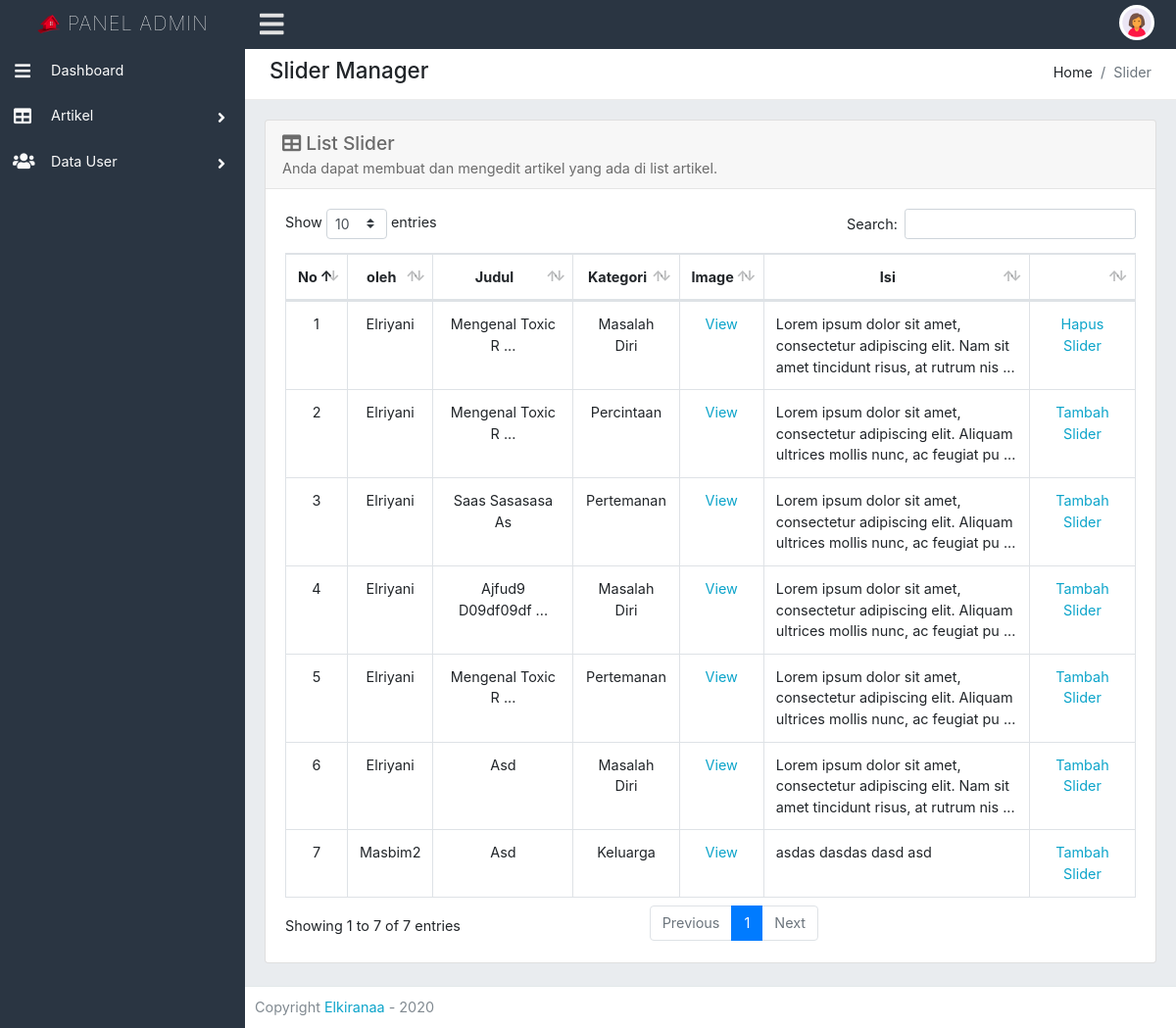
Page /dashboard/admin/slider.php (signed in) on the committed database.
### tables this page shows
CREATE TABLE `tbl_post` (
  `id` int(11) NOT NULL,
  `judul_post` varchar(100) NOT NULL,
  `isi_post` text NOT NULL,
  `gambar_post` varchar(80) NOT NULL,
  `id_kategori` int(11) NOT NULL,
  `id_user` int(11) NOT NULL,
  `status_slider` int(11) NOT NULL,
  `tanggal_post` datetime NOT NULL
);

CREATE TABLE `tbl_user` (
  `id` int(11) NOT NULL,
  `nama_lengkap` varchar(40) NOT NULL,
  `username` varchar(25) NOT NULL,
  `password` varchar(50) NOT NULL,
  `email` varchar(80) NOT NULL,
  `status_user` varchar(25) NOT NULL,
  `image` varchar(50) NOT NULL,
  `status_online` varchar(8) NOT NULL,
  `tanggal_tambah` date NOT NULL
);

CREATE TABLE `tbl_kategori` (
  `id` int(11) NOT NULL,
  `nama_kategori` varchar(30) NOT NULL
);

### sys/core.php (called while the page is built, shortened)
<?php
	function enurl($str){
		$encrypted_string=openssl_encrypt($str,"AES-128-ECB",'encrypt:)');
		return base64_encode($encrypted_string);
	}
?>

### dashboard/admin/slider.php (the view, shortened to what this page needs)
<?php include 'include/header.php'; ?>
<div class="content-page">
   <div class="content">
      <div class="container-fluid">
         <div class="row">
            <div class="col-xl-12">
               <div class="breadcrumb-holder">
                  <h1 class="main-title float-left">Slider Manager</h1>
                  <ol class="breadcrumb float-right">
                     <li class="breadcrumb-item">Home</li>
                     <li class="breadcrumb-item active">Slider</li>
                  </ol>
                  <div class="clearfix"></div>
               </div>
            </div>
         </div>
         <div class="row">
            <div class="col-xs-12 col-sm-12 col-md-12 col-lg-12 col-xl-12">
               <div class="card mb-3">
                  <div class="card-header">
                     <table width="100%">
                        <tr>
                           <td>
                              <h3><i class="fas fa-table"></i> List Slider</h3>
                              Anda dapat membuat dan mengedit artikel yang ada di list artikel.
                           </td>
                        </tr>
                     </table>
                  </div>
                  <div class="card-body">
                     <div class="table-responsive">
                        <table id="table12" class="table table-bordered table-hover display" style="width:100%">
                           <thead>
                              <tr>
                                 <th style="text-align: center;">No</th>
                                 <th style="text-align: center;">oleh</th>
                                 <th style="text-align: center;">Judul</th>
                                 <th style="text-align: center;">Kategori</th>
                                 <th style="text-align: center;">Image</th>
                                 <th style="text-align: center;">Isi</th>
                                 <th style="text-align: center;"></th>
                              </tr>
                           </thead>
                           <tbody>
                              <?php
                                 $no = 0;
                                     $sql = "SELECT * FROM tbl_post order by status_slider desc ";
                                     $query = $db->query($sql);
                                     while ($result=mysqli_fetch_assoc($query)) {
                                      if ($result['status_slider']=='0') {
                                        $but = '<a href="#" id="tambah" data-id="'.enurl($result['id']).'">Tambah Slider</a>';
                                      }elseif ($result['status_slider']=='1') {
                                        $but = '<a href="#" id="hapus" data-id="'.enurl($result['id']).'">Hapus Slider</a>';
                                      }else{
                                        $but = ' - ';
                                      }
                                         if (strlen($result['judul_post'])>=20) {
                                             $judul_post = substr($result['judul_post'], 0, 16).' ...';
                                         }else{
                                             $judul_post = $result['judul_post'];
                                         }
                                         if (strlen($result['isi_post'])>=100) {
                                             $isi_post = substr($result['isi_post'], 0, 100).' ...';
                                             $isi_post = str_replace('<br />', ' ', $isi_post);
                                         }else{
                                             $isi_post = $result['isi_post'];
                                             $isi_post = str_replace('<br />', ' ', $isi_post);
                                         }
                                         $id_kategori = $result['id_kategori'];
                                         $a_id = $result['id_user'];
                                         $sql_k = "SELECT * FROM tbl_kategori where id = '$id_kategori' ";
                                         $query_k = $db->query($sql_k);
                                         $row_k = mysqli_num_rows($query_k);
                                         if ($row_k==0) {
                                             $kategori = 'Unknown';
                                         }else{
                                             $result_k = mysqli_fetch_assoc($query_k);
                                             $kategori = $result_k['nama_kategori'];
                                         }
                                         $sql_u_a = "SELECT * FROM tbl_user where id = '$a_id' ";
                                         $query_u_a = $db->query($sql_u_a);
                                         $row_u_a = mysqli_num_rows($query_u_a);
                                         if ($row_u_a==0) {
                                             $oleh = 'Unknown';
                                         }else{
                                             $result_u_a = mysqli_fetch_assoc($query_u_a);
                                             $oleh = $result_u_a['nama_lengkap'];
                                         }
                                         $no++;
                                         echo '<tr>
                                 <td align="center" width="1px">'.$no.'</td>
                                 <td align="center">'.ucwords(strtolower($oleh)).'</td>
                                 <td align="center">'.$judul_post.'</td>
                                 <td align="center">'.ucwords(strtolower($kategori)).'</td>
                                 <td align="center"><a data-fancybox="ajax" data-src="image.php?get='.$result['gambar_post'].'" data-type="ajax"  href="javascript:;">View</a></td>
                                 <td style="max-width:330px;">'.$isi_post.'</td>
                                 <td align="center"> '.$but.'</td>
                                 </tr>';
                                     }
                                 ?>
                           </tbody>
                        </table>
                     </div>
                  </div>
               </div>
            </div>
         </div>
      </div>
   </div>
</div>
</div>
<?php include 'include/footer.php'; ?>

### dashboard/assets/css/style.css (style rules this page uses)
html { position: relative; min-height: 100% }
body { font-size: .9rem; background-color: #e9ecef; padding-bottom: 50px }
a { color: #0ca4ca; text-decoration: none }
.breadcrumb-holder { background-color: #fff; margin: 0 -20px 20px -20px; padding: 11px 25px 0 25px; box-shadow: none; border-bottom: 1px solid #ececec }
.breadcrumb-holder .main-title { font-size: 1.4rem; line-height: 1.4rem; }
.breadcrumb-holder .breadcrumb { padding: 2px 0 0 0; background-color: transparent!important; line-height: 1.4rem; }
.card-header { color: #6b6b6b; border-bottom: 1px solid rgba(111, 111, 111, .13); padding: 0.5rem 1rem; }
.card-header h3 { font-weight: 500; line-height: 1.5; font-size: 1.2rem; margin-bottom: 0 }
a { outline: 0!important; text-decoration: none!important }
.row { margin-right: -10px; margin-left: -10px }
.col, .col-1, .col-10, .col-11, .col-12, .col-2, .col-3, .col-4, .col-5, .col-6, .col-7, .col-8, .col-9, .col-lg, .col-lg-1, .col-lg-10, .col-lg-11, .col-lg-12, .col-lg-2, .col-lg-3, .col-lg-4, .col-lg-5, .col-lg-6, .col-lg-7, .col-lg-8, .col-lg-9, .col-md, .col-md-1, .col-md-10, .col-md-11, .col-md-12, .col-md-2, .col-md-3, .col-md-4, .col-md-5, .col-md-6, .col-md-7, .col-md-8, .col-md-9, .col-sm, .col-sm-1, .col-sm-10, .col-sm-11, .col-sm-12, .col-sm-2, .col-sm-3, .col-sm-4, .col-sm-5, .col-sm-6, .col-sm-7, .col-sm-8, .col-sm-9, .col-xl, .col-xl-1, .col-xl-10, .col-xl-11, .col-xl-12, .col-xl-2, .col-xl-3, .col-xl-4, .col-xl-5, .col-xl-6, .col-xl-7, .col-xl-8, .col-xl-9 { padding-right: 10px; padding-left: 10px }
.content-page { margin-left: 250px; overflow: hidden }
.content-page .content { padding: 0 5px; margin-top: 50px }

### rows in the picture
tbl_post: id_user.nama_lengkap "Elriyani", judul_post "Mengenal Toxic R ...", id_kategori.nama_kategori "Masalah Diri", isi_post "Lorem ipsum dolor sit amet, consectetur adipiscing elit. Nam sit amet tincidunt risus, at rutrum nis ..."
tbl_post: id_user.nama_lengkap "Elriyani", judul_post "Mengenal Toxic R ...", id_kategori.nama_kategori "Percintaan", isi_post "Lorem ipsum dolor sit amet, consectetur adipiscing elit. Aliquam ultrices mollis nunc, ac feugiat pu ..."
tbl_post: id_user.nama_lengkap "Elriyani", judul_post "Saas Sasasasa As", id_kategori.nama_kategori "Pertemanan", isi_post "Lorem ipsum dolor sit amet, consectetur adipiscing elit. Aliquam ultrices mollis nunc, ac feugiat pu ..."
tbl_post: id_user.nama_lengkap "Elriyani", judul_post "Ajfud9 D09df09df ...", id_kategori.nama_kategori "Masalah Diri", isi_post "Lorem ipsum dolor sit amet, consectetur adipiscing elit. Aliquam ultrices mollis nunc, ac feugiat pu ..."
tbl_post: id_user.nama_lengkap "Elriyani", judul_post "Mengenal Toxic R ...", id_kategori.nama_kategori "Pertemanan", isi_post "Lorem ipsum dolor sit amet, consectetur adipiscing elit. Aliquam ultrices mollis nunc, ac feugiat pu ..."
tbl_post: id_user.nama_lengkap "Elriyani", judul_post "Asd", id_kategori.nama_kategori "Masalah Diri", isi_post "Lorem ipsum dolor sit amet, consectetur adipiscing elit. Nam sit amet tincidunt risus, at rutrum nis ..."
tbl_post: id_user.nama_lengkap "Masbim2", judul_post "Asd", id_kategori.nama_kategori "Keluarga", isi_post "asdas dasdas dasd asd"
